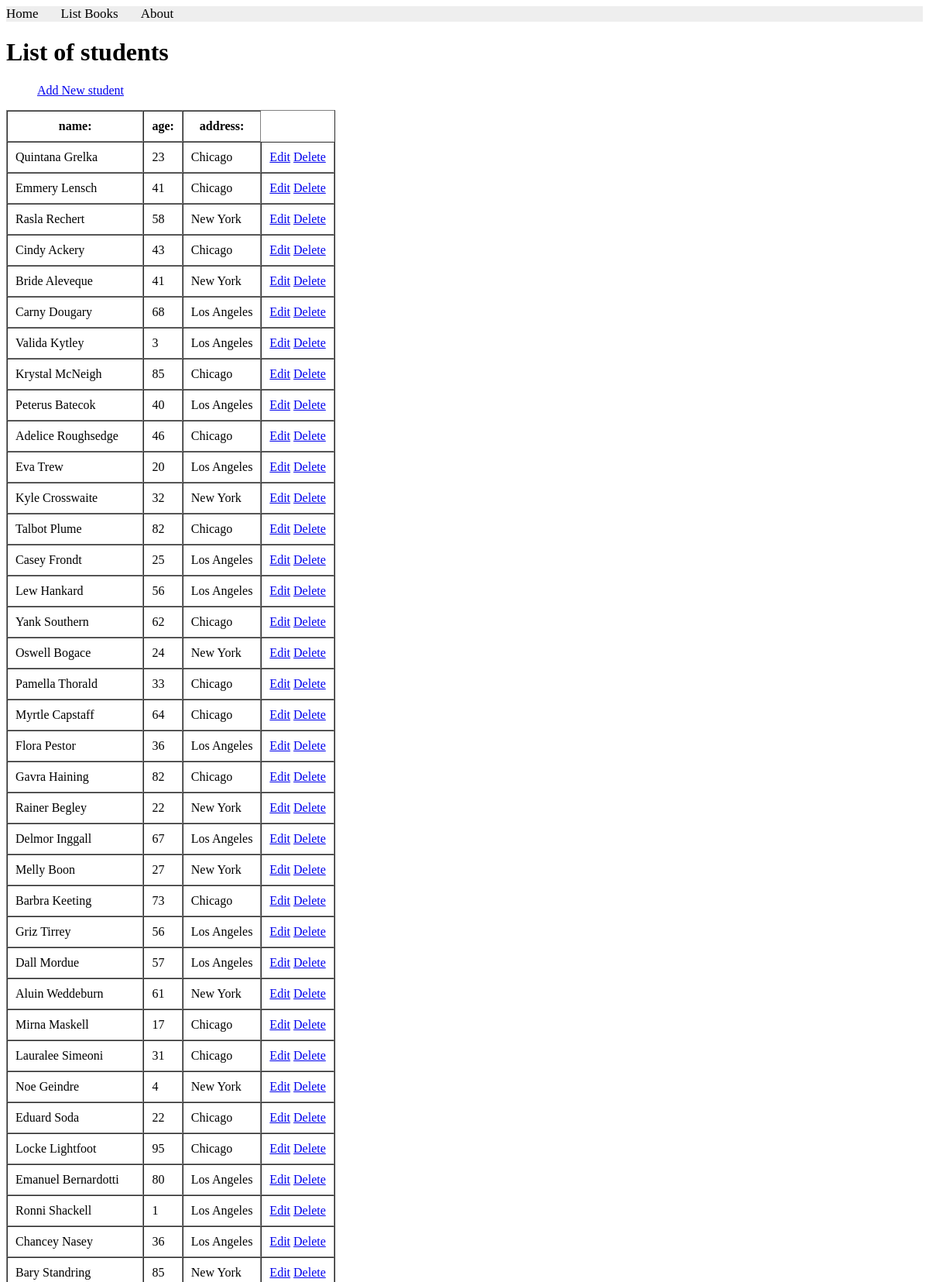
The app's page /books/lab11/ (upper part) with its own data.
### apps/bookmodule/models.py (models this page shows)
class Student(models.Model):
    name= models.CharField(max_length=50)
    age= models.SmallIntegerField(default=0)
    address = models.ForeignKey(Address, on_delete=models.PROTECT,null=True)

class Address(models.Model):
    city= models.CharField(max_length=100)

### apps/bookmodule/views.py (the view)
# urls.py: path('lab11/', views.lab11, name="books.lab11"),
def lab11(request):
    return render(request, 'bookmodule/lab11.html', {'students': Student.objects.all()})

### apps/templates/bookmodule/lab11.html (shortened to what this page needs)
{% extends "layouts/base.html" %}
{% load static %}
{% block content %}
  <h1>List of students</h1>
  <ul>
    <a href="{% url 'books.add11' %}">Add New student</a>
  </ul>
  <table border="1" cellpadding="10" cellspacing="0">
    <tr>
      <th>name:</th>
      <th>age:</th>
      <th>address:</th>
    </tr>
    {% for student in students %}
      <tr>
        <td>{{ student.name }}</td>
        <td>{{ student.age }}</td>
        <td>{{ student.address.city }}</td>
        <td>
          <a href="{% url 'books.edit11' student.id %}">Edit</a>
          <a href="{% url 'books.delete11' student.id %}">Delete</a>
        </td>
      </tr>
    {% endfor %}
  </table>
{% endblock content %}

### records on screen
Student: name "Quintana Grelka", age "23", address.city "Chicago"
Student: name "Emmery Lensch", age "41", address.city "Chicago"
Student: name "Rasla Rechert", age "58", address.city "New York"
Student: name "Cindy Ackery", age "43", address.city "Chicago"
Student: name "Bride Aleveque", age "41", address.city "New York"
Student: name "Carny Dougary", age "68", address.city "Los Angeles"
Student: name "Valida Kytley", age "3", address.city "Los Angeles"
Student: name "Krystal McNeigh", age "85", address.city "Chicago"
Student: name "Peterus Batecok", age "40", address.city "Los Angeles"
Student: name "Adelice Roughsedge", age "46", address.city "Chicago"
Student: name "Eva Trew", age "20", address.city "Los Angeles"
Student: name "Kyle Crosswaite", age "32", address.city "New York"
Student: name "Talbot Plume", age "82", address.city "Chicago"
Student: name "Casey Frondt", age "25", address.city "Los Angeles"
Student: name "Lew Hankard", age "56", address.city "Los Angeles"
Student: name "Yank Southern", age "62", address.city "Chicago"
Student: name "Oswell Bogace", age "24", address.city "New York"
Student: name "Pamella Thorald", age "33", address.city "Chicago"
Student: name "Myrtle Capstaff", age "64", address.city "Chicago"
Student: name "Flora Pestor", age "36", address.city "Los Angeles"
Student: name "Gavra Haining", age "82", address.city "Chicago"
Student: name "Rainer Begley", age "22", address.city "New York"
Student: name "Delmor Inggall", age "67", address.city "Los Angeles"
Student: name "Melly Boon", age "27", address.city "New York"
Student: name "Barbra Keeting", age "73", address.city "Chicago"
Student: name "Griz Tirrey", age "56", address.city "Los Angeles"
Student: name "Dall Mordue", age "57", address.city "Los Angeles"
Student: name "Aluin Weddeburn", age "61", address.city "New York"
Student: name "Mirna Maskell", age "17", address.city "Chicago"
Student: name "Lauralee Simeoni", age "31", address.city "Chicago"
Student: name "Noe Geindre", age "4", address.city "New York"
Student: name "Eduard Soda", age "22", address.city "Chicago"
Student: name "Locke Lightfoot", age "95", address.city "Chicago"
Student: name "Emanuel Bernardotti", age "80", address.city "Los Angeles"
Student: name "Ronni Shackell", age "1", address.city "Los Angeles"
Student: name "Chancey Nasey", age "36", address.city "Los Angeles"
Student: name "Bary Standring", age "85", address.city "New York"
